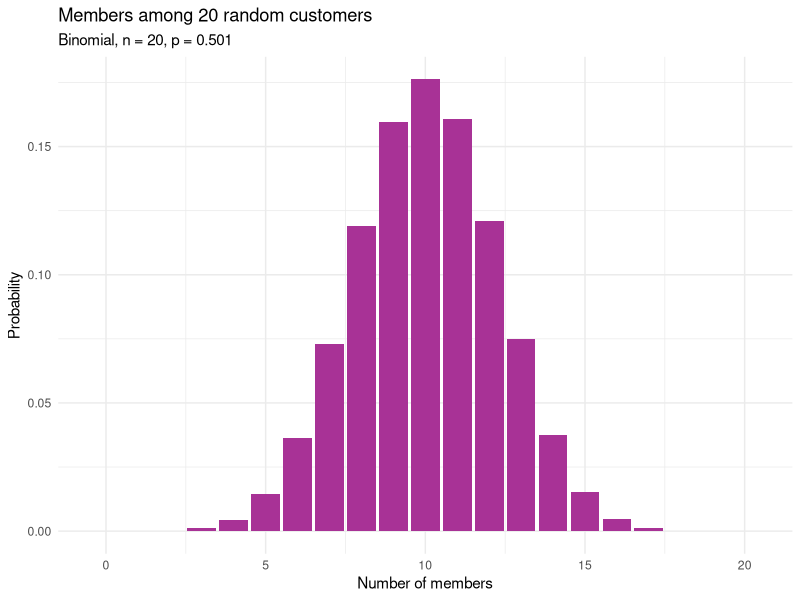
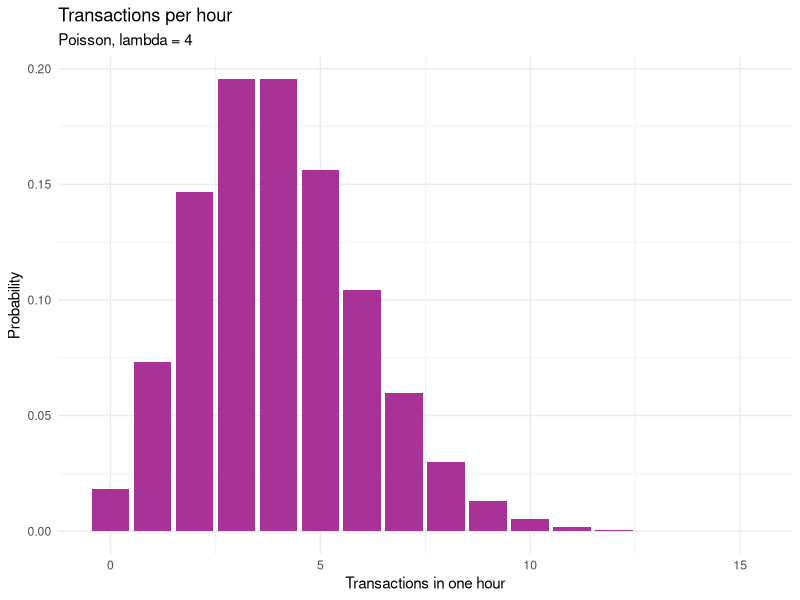
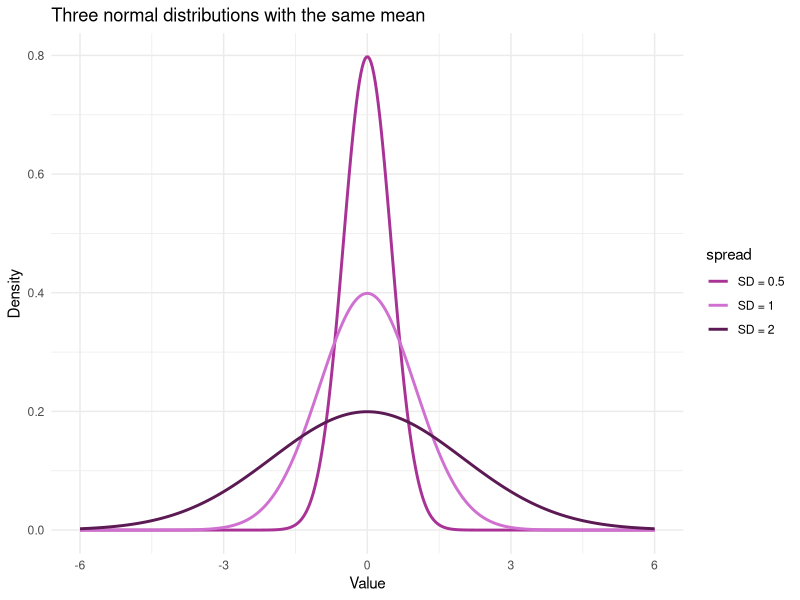
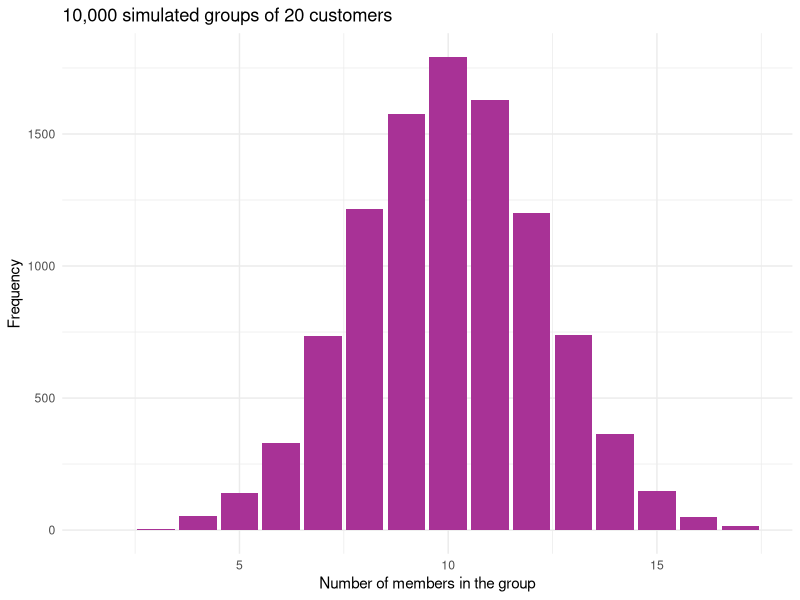

Generate these figures, in order, with R:
## ---- chunk 1
library(tidyverse)
library(readxl)

sales <- read_excel("../data/supermarket_sales.xlsx")
## ---- chunk 2
# First, the actual member rate in our data
p_member <- mean(sales$`Customer type` == "Member")
p_member
## ---- chunk 3
# Probability of exactly 12 members out of 20 customers
dbinom(12, size = 20, prob = p_member)
## ---- chunk 4
# 12 or fewer members
pbinom(12, size = 20, prob = p_member)

# More than 12 members (note: 1 minus "12 or fewer")
1 - pbinom(12, size = 20, prob = p_member)
## ---- chunk 5
binom_dist <- tibble(
  members     = 0:20,
  probability = dbinom(0:20, size = 20, prob = p_member)
)

ggplot(binom_dist, aes(x = members, y = probability)) +
  geom_col(fill = "#A83296") +
  labs(title = "Members among 20 random customers",
       subtitle = paste0("Binomial, n = 20, p = ", round(p_member, 3)),
       x = "Number of members", y = "Probability") +
  theme_minimal()
## ---- chunk 6
n <- 20
tibble(
  mean = n * p_member,
  sd   = sqrt(n * p_member * (1 - p_member))
)
## ---- chunk 7
lambda <- 4

# Exactly 6 transactions in an hour
dpois(6, lambda = lambda)

# 6 or fewer
ppois(6, lambda = lambda)

# More than 8 - a genuinely busy hour
1 - ppois(8, lambda = lambda)
## ---- chunk 8
pois_dist <- tibble(
  transactions = 0:15,
  probability  = dpois(0:15, lambda = lambda)
)

ggplot(pois_dist, aes(x = transactions, y = probability)) +
  geom_col(fill = "#A83296") +
  labs(title = "Transactions per hour",
       subtitle = "Poisson, lambda = 4",
       x = "Transactions in one hour", y = "Probability") +
  theme_minimal()
## ---- chunk 9
tibble(
  capacity          = 4:10,
  prob_overwhelmed  = round(1 - ppois(4:10, lambda = 4), 4)
)
## ---- chunk 10
norm_demo <- tibble(
  x = seq(-6, 6, length.out = 400)
) |>
  mutate(
    `SD = 1`   = dnorm(x, mean = 0, sd = 1),
    `SD = 2`   = dnorm(x, mean = 0, sd = 2),
    `SD = 0.5` = dnorm(x, mean = 0, sd = 0.5)
  ) |>
  pivot_longer(-x, names_to = "spread", values_to = "density")

ggplot(norm_demo, aes(x = x, y = density, colour = spread)) +
  geom_line(linewidth = 1) +
  scale_colour_manual(values = c("#A83296", "#D070D0", "#5C1A54")) +
  labs(title = "Three normal distributions with the same mean",
       x = "Value", y = "Density") +
  theme_minimal()
## ---- chunk 11
tibble(
  within_sd = 1:3,
  proportion = round(pnorm(1:3) - pnorm(-(1:3)), 4)
)
## ---- chunk 12
r_mean <- mean(sales$Rating)
r_sd   <- sd(sales$Rating)

tibble(mean = round(r_mean, 3), sd = round(r_sd, 3))
## ---- chunk 13
# What proportion of customers should rate us below 5, if ratings were normal?
pnorm(5, mean = r_mean, sd = r_sd)

# What proportion actually did?
mean(sales$Rating < 5)
## ---- chunk 14
# Which rating do the bottom 10 percent of customers fall below?
qnorm(0.10, mean = r_mean, sd = r_sd)

# Which rating marks the top 5 percent?
qnorm(0.95, mean = r_mean, sd = r_sd)
## ---- chunk 15
# A customer who left a rating of 9. How unusual is that?
z <- (9 - r_mean) / r_sd
z
## ---- chunk 16
# What proportion of customers rate us 9 or lower?
pnorm(z)

# So what proportion rate us above 9?
1 - pnorm(z)
## ---- chunk 17
sales_z <- sales |>
  mutate(
    total_z  = (Total - mean(Total)) / sd(Total),
    rating_z = (Rating - mean(Rating)) / sd(Rating)
  )

sales_z |>
  select(`Invoice ID`, Total, total_z, Rating, rating_z) |>
  arrange(desc(total_z)) |>
  head(5)
## ---- chunk 18
# A standardised column always has mean 0 and sd 1
tibble(
  mean_z = round(mean(sales_z$total_z), 10),
  sd_z   = sd(sales_z$total_z)
)
## ---- chunk 19
sales_z |>
  filter(abs(total_z) > 2.5) |>
  select(`Invoice ID`, Branch, `Product line`, Total, total_z) |>
  arrange(desc(total_z))
## ---- chunk 20
set.seed(2024)

# Simulate 10,000 groups of 20 customers each
simulated <- rbinom(10000, size = 20, prob = p_member)

# How often were exactly 12 members?
mean(simulated == 12)

# Compare with the exact formula
dbinom(12, size = 20, prob = p_member)
## ---- chunk 21
tibble(members = simulated) |>
  ggplot(aes(x = members)) +
  geom_bar(fill = "#A83296") +
  labs(title = "10,000 simulated groups of 20 customers",
       x = "Number of members in the group", y = "Frequency") +
  theme_minimal()
